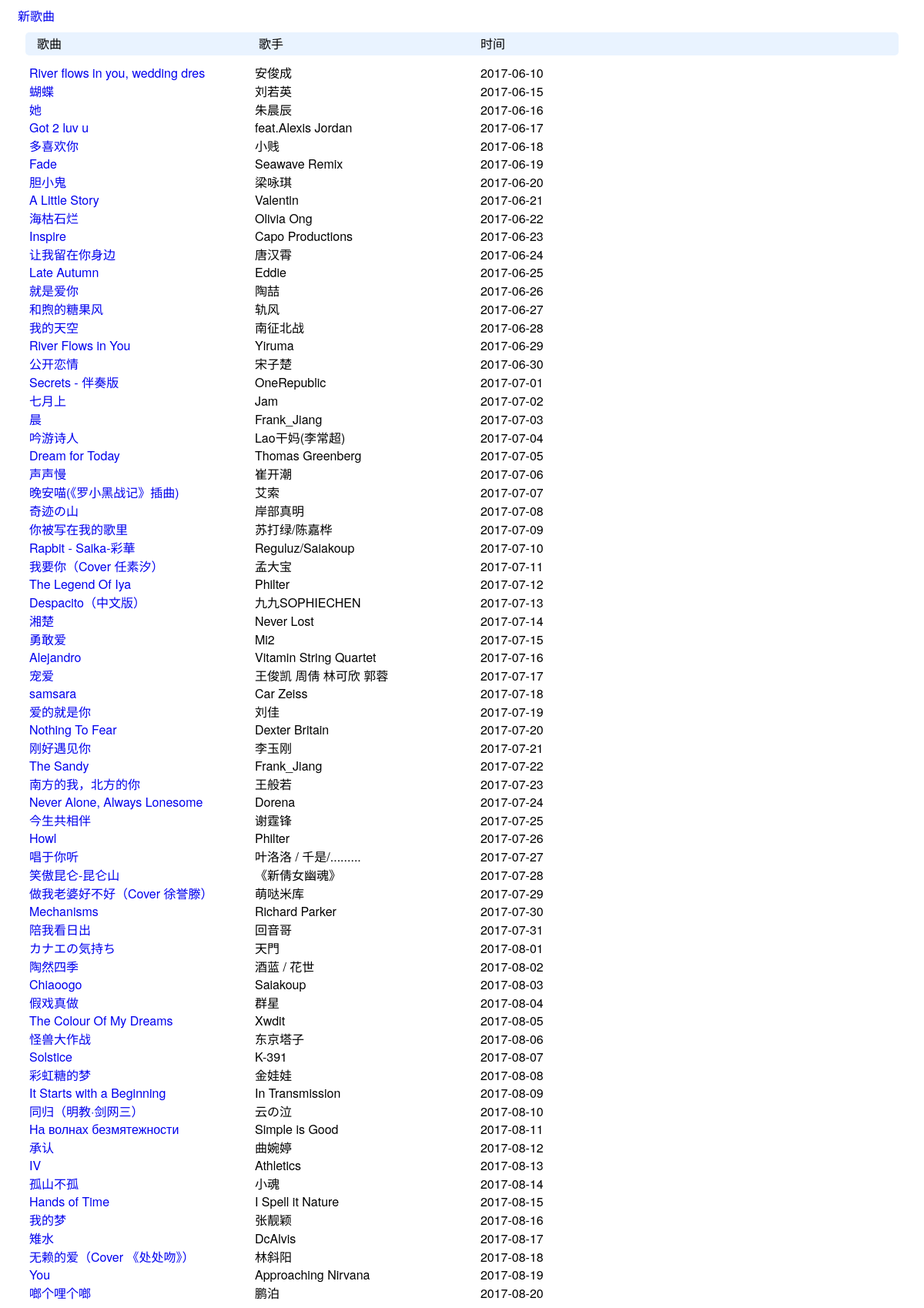
The page /list/index/ on the database as committed earlier.
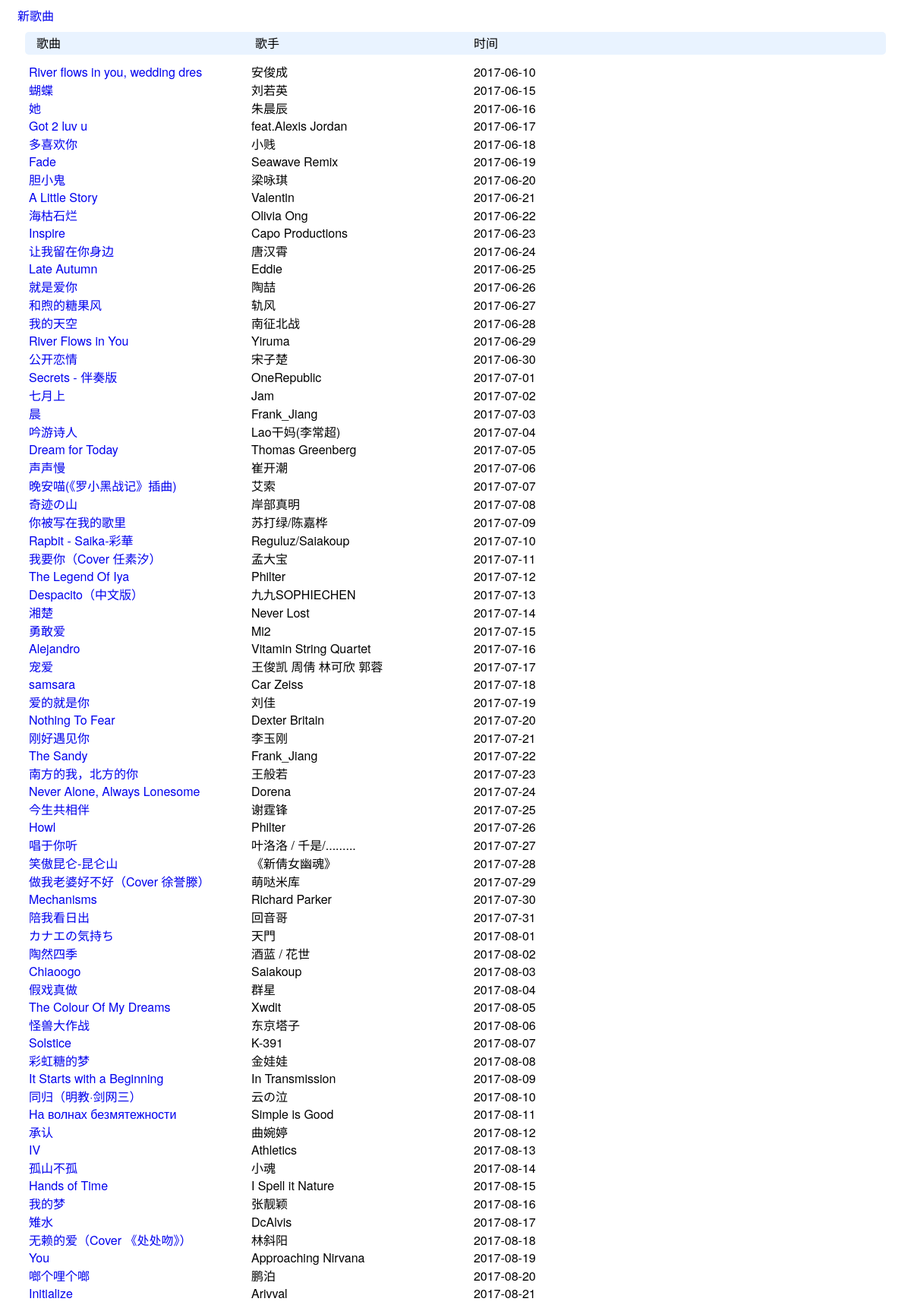
The same page on the database as committed later.
### list/models.py (models this page shows)
class Article(models.Model):
    song_name = models.CharField('歌名', max_length=32, null=False)
    singer = models.CharField('歌手', max_length=32, null=True)
    createTime = models.DateTimeField('添加时间', auto_now=True)

### list/views.py (the view)
def index(request):
    articles = models.Article.objects.all()
    return render(request, 'list/index.html', {'articles': articles})

### list/templates/list/index.html (shortened to what this page needs)
<!DOCTYPE html>
<html lang="en">
<head>
    <link href="https://cdn.bootcss.com/bootstrap/4.0.0-alpha.6/css/bootstrap-grid.css" rel="stylesheet">
</head>
<body>
    <div  class="col-md-12">
        <a href="{% url 'list:edit_page' 0 %}">新歌曲</a>  <br/>
        <div class="title">
            <span class="col-md-3 inline">歌曲</span>
            <span class="col-md-3 inline">歌手</span>
            <span class="col-md-4 inline">时间</span>
        </div>
    {% for article in articles %}
        <div>
            <a class="col-md-3 inline" href="{% url 'list:article_page' article.id %}">{{article.song_name }}</a>
            <span class="col-md-3 inline">{{article.singer }}</span>
            <span class="col-md-4 inline">{{article.createTime|date:"Y-m-d" }}</span>
        </div>
    {% endfor %}
    </div>
</body>
</html>

Rows that differ between the two databases and show on the page:
added Article: song_name "Initialize", singer "Arivval", createTime "2017-08-21"
